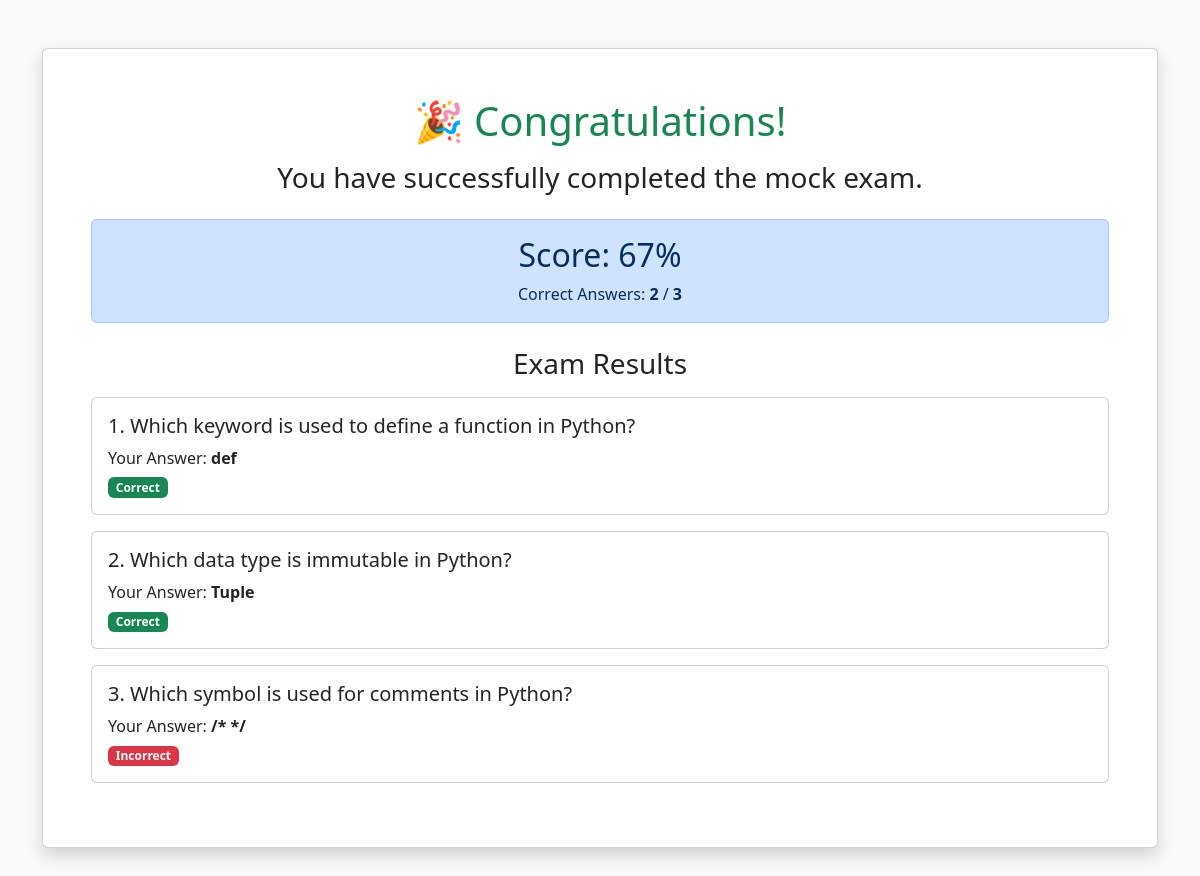
The page /exam-result/1/ on the database its author committed.
### onlinecourseapp/models.py (models this page shows, shortened)
class Submission(models.Model):
    question = models.ForeignKey(
        Question,
        on_delete=models.CASCADE
    )
    selected_choice = models.ForeignKey(
        Choice,
        on_delete=models.CASCADE
    )
    is_correct = models.BooleanField(default=False)

class Question(models.Model):
    lesson = models.ForeignKey(
        Lesson,
        on_delete=models.CASCADE,
        related_name="questions"
    )
    question_text = models.CharField(max_length=500)

class Choice(models.Model):
    question = models.ForeignKey(
        Question,
        on_delete=models.CASCADE,
        related_name="choices"
    )
    choice_text = models.CharField(max_length=200)
    is_correct = models.BooleanField(default=False)

### onlinecourseapp/views.py (the view)
def show_exam_result(request, course_id):
    course = get_object_or_404(Course, id=course_id)
    submissions = Submission.objects.filter(
        question__lesson__course=course
    )
    total_questions = submissions.count()
    correct_answers = submissions.filter(
        is_correct=True
    ).count()
    score = (
        (correct_answers / total_questions) * 100
        if total_questions else 0
    )
    return render(
        request,
        "exam_result.html",
        {
            "course": course,
            "submissions": submissions,
            "score": score,
            "correct_answers": correct_answers,
            "total_questions": total_questions,
        }
    )

### templates/exam_result.html (shortened to what this page needs)
<!DOCTYPE html>
<html lang="en">
<head>
    <link
        href="https://cdn.jsdelivr.net/npm/bootstrap@5.3.3/dist/css/bootstrap.min.css"
        rel="stylesheet"
    >
</head>
<body class="bg-light">
<div class="container py-5">
    <div class="card shadow text-center">
        <div class="card-body p-5">
            <h1 class="text-success mb-3">
                🎉 Congratulations!
            </h1>
            <h3 class="mb-4">
                You have successfully completed the mock exam.
            </h3>
            <div class="alert alert-primary">
                <h2>
                    Score: {{ score|floatformat:0 }}%
                </h2>
                <p class="mb-0">
                    Correct Answers:
                    <strong>{{ correct_answers }}</strong>
                    /
                    <strong>{{ total_questions }}</strong>
                </p>
            </div>
            <h3 class="mt-4 mb-3">
                Exam Results
            </h3>
            {% for submission in submissions %}
            <div class="card mb-3 text-start">
                <div class="card-body">
                    <h5>
                        {{ forloop.counter }}.
                        {{ submission.question.question_text }}
                    </h5>
                    <p class="mb-1">
                        Your Answer:
                        <strong>
                            {{ submission.selected_choice.choice_text }}
                        </strong>
                    </p>
                    {% if submission.is_correct %}
                    <span class="badge bg-success">
                        Correct
                    </span>
                    {% else %}
                    <span class="badge bg-danger">
                        Incorrect
                    </span>
                    {% endif %}
                </div>
            </div>
            {% endfor %}
        </div>
    </div>
</div>
</body>
</html>

### rows shown on the page
Submission: question.question_text "Which keyword is used to define a function in Python?", selected_choice.choice_text "def", is_correct "Correct"
Submission: question.question_text "Which data type is immutable in Python?", selected_choice.choice_text "Tuple", is_correct "Correct"
Submission: question.question_text "Which symbol is used for comments in Python?", selected_choice.choice_text "/* */", is_correct "Incorrect"

### other values the page prints
{{ score|floatformat:0 }} "67"
{{ correct_answers }} "2"
{{ total_questions }} "3"
